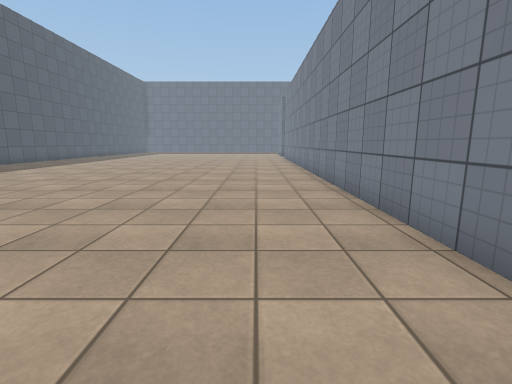
[1] (above)

21 first-person views from a walk through a Unity game level. The camera is 1.2 m above the floor, tilts 10° down and sees 85° across. The floor is counted in squares, 1 m on a side. Each view is taken from the middle of a square. On the plan, view 1 faces up. The plan holds only what a view shows up to about 13 squares ahead; the rest is blank. The place goes on beyond the plan. The player is left out. Surface patterns are stand-ins for the level's own textures.

[2]
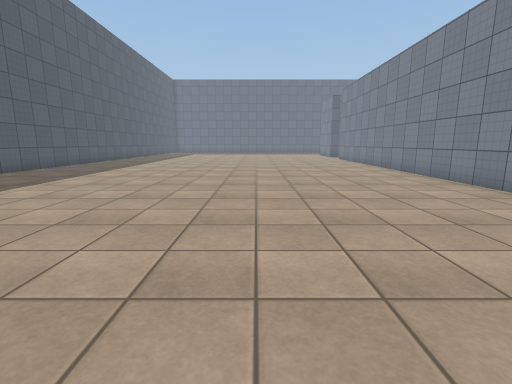

[3]
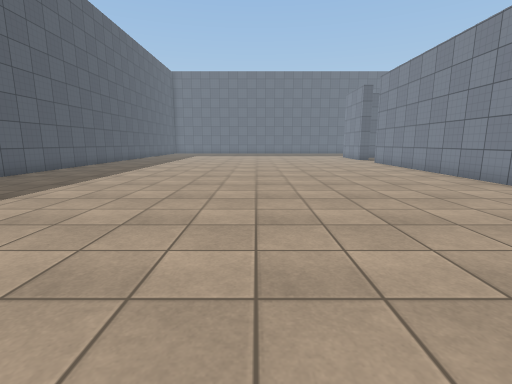

[4]
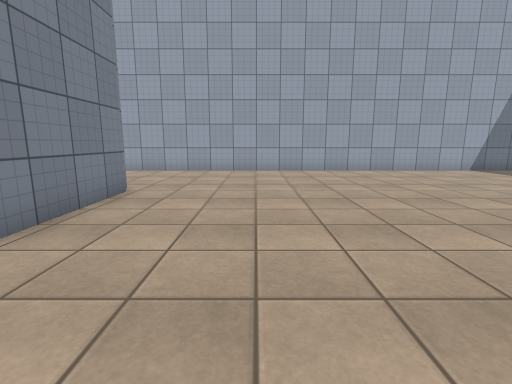

[5]
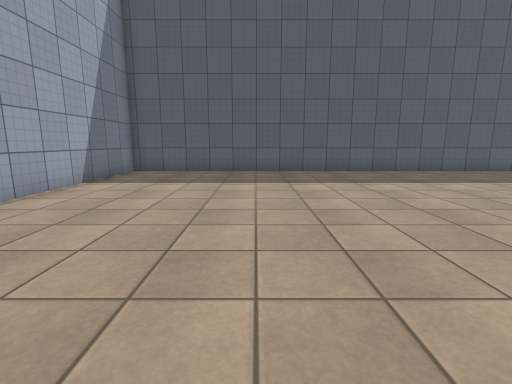

[6]
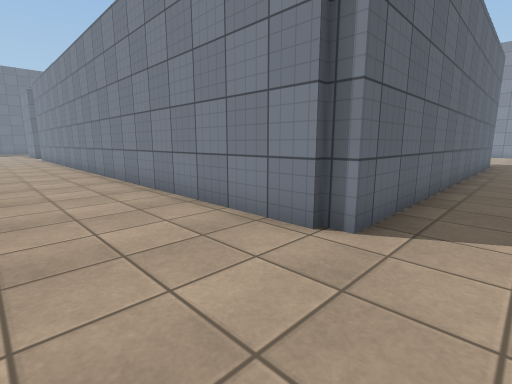

[7]
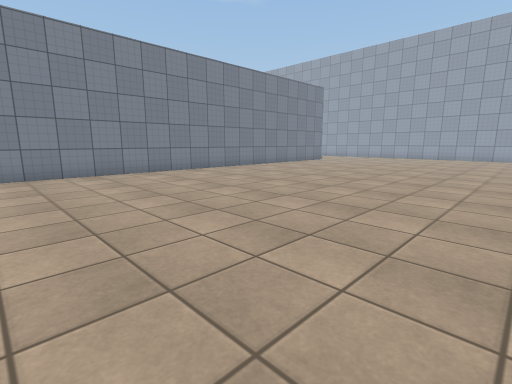

[8]
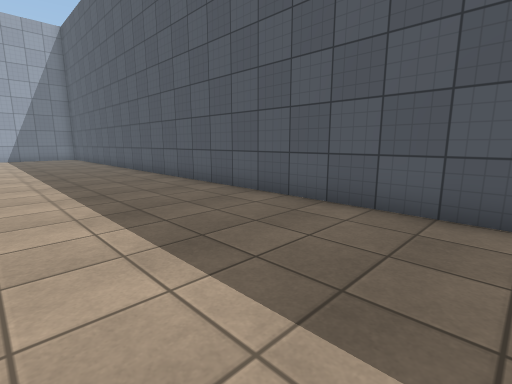

[9]
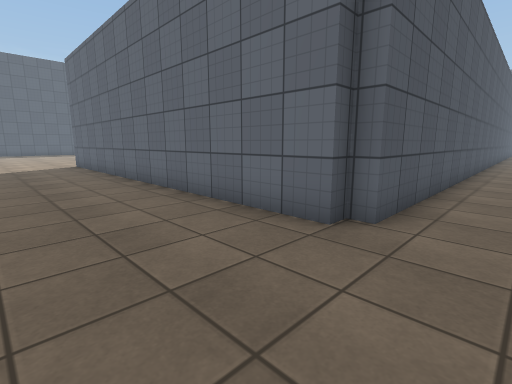

[10]
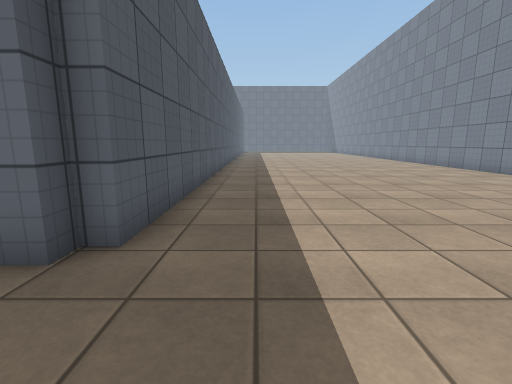

[11]
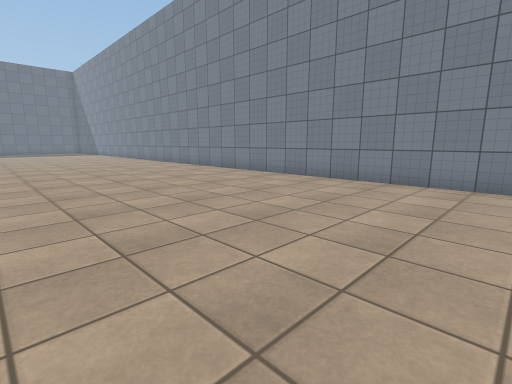

[12]
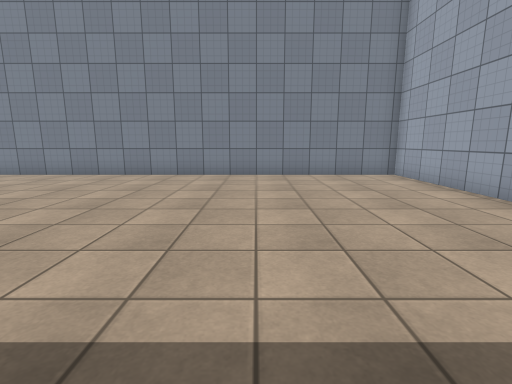

[13]
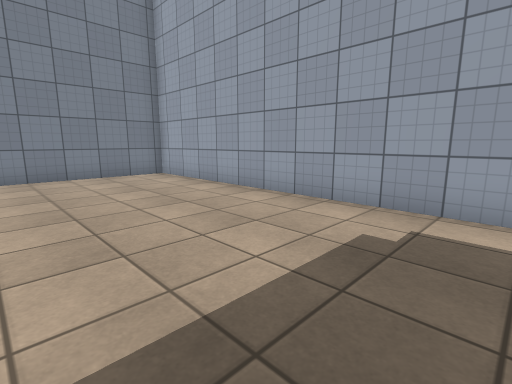

[14]
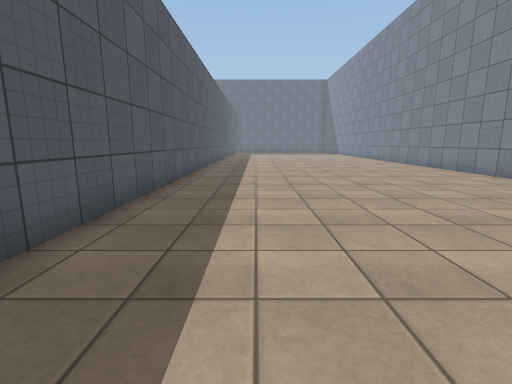

[15]
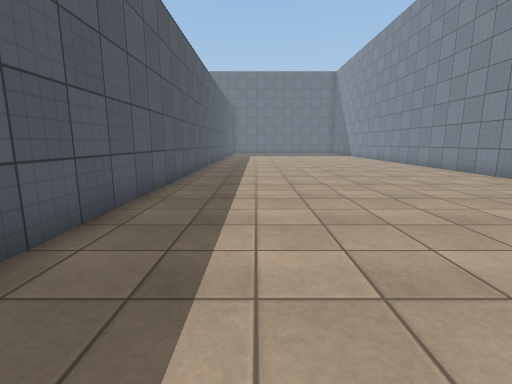

[16]
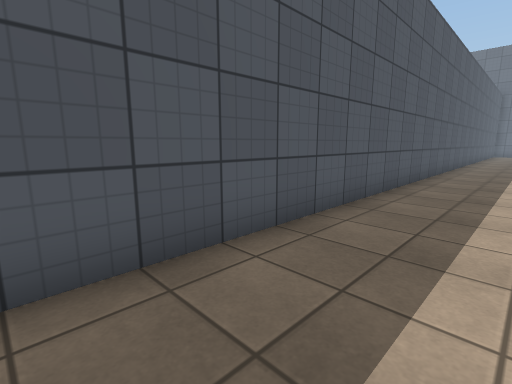

[17]
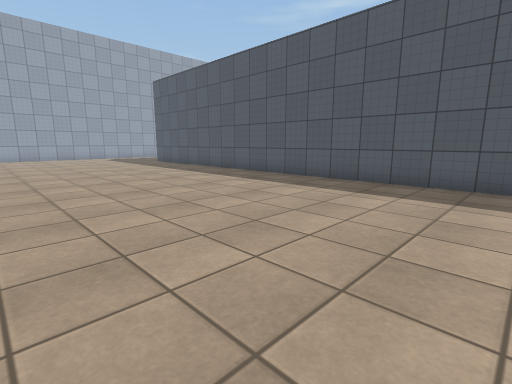

[18]
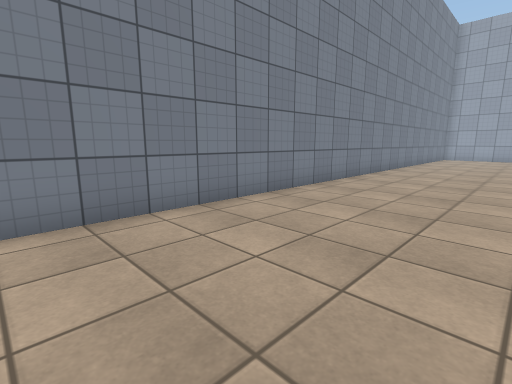

[19]
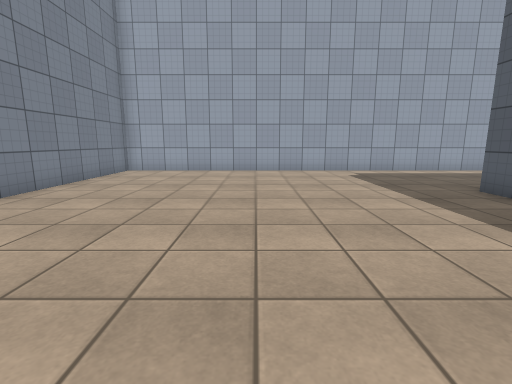

[20]
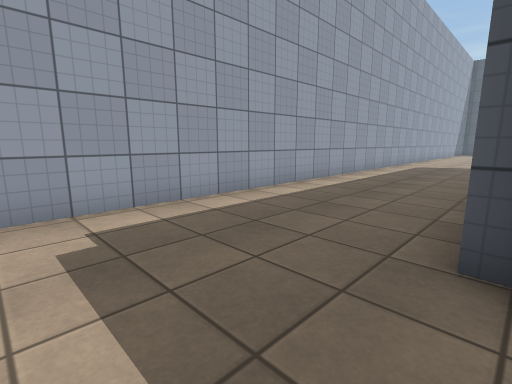

[21]
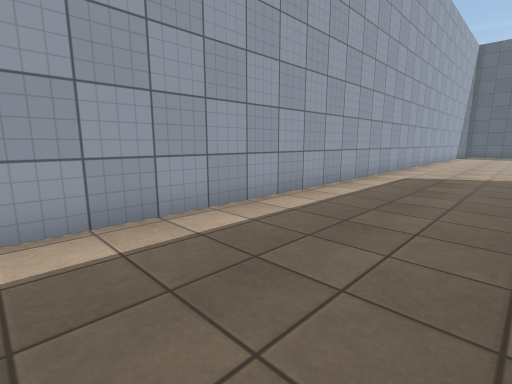

### Floor plan
Key: @ floor where view 1 was taken; # wall or solid block; . floor; O other object.
Columns run from 14 left of view 1 to 29 right of it. Each row starts with its distance up from view 1.
 18 #...............O              O...........#
 17 #...............O              O...........#
 16 #...............O              O...........#
 15 #...............O              O...........#
 14 #...............O              O...........#
 13 #...............O              O...........#
 12 #...............O              O...........#
 11 #...............O              O...........#
 10 #...............O              O...........#
  9 #...............O              O...........#
  8 #...............O              O...........#
  7 #...............O              O...........#
  6 #...............O              O...........#
  5 #...............O              O...........#
  4 #...............O              O...........#
  3 #...............O              O...........#
  2 #...............O              O...........#
  1 #...............O              O...........#
  0 #.............@.OOOOOOOOOOOOOOOO...........#
 -1 #..........................................#
 -2 #..........................................#
 -3 #..........................................#
 -4 #..........................................#
 -5 ############################################

Where each view was taken, in squares from view 1:
view 1: 0 up, 0 right, facing up
view 2: 1 up, 4 left, facing up
view 3: 5 up, 5 left, facing up
view 4: 7 up, 1 left, facing down
view 5: 0 up, 2 left, facing left
view 6: 2 down, 1 left, facing up-right
view 7: 18 up, 9 left, facing down-right
view 8: 18 up, 9 left, facing down-left
view 9: 4 down, 19 right, facing up-left
view 10: 3 down, 19 right, facing up
view 11: 0 up, 20 right, facing up-right
view 12: 0 up, 18 right, facing right
view 13: 0 up, 18 right, facing down-right
view 14: 1 up, 20 right, facing up
view 15: 5 up, 20 right, facing up
view 16: 6 up, 20 right, facing up-left
view 17: 18 up, 26 right, facing down-left
view 18: 18 up, 24 right, facing down-right
view 19: 7 up, 23 right, facing down
view 20: 0 up, 20 right, facing down-left
view 21: 1 down, 15 right, facing down-left
